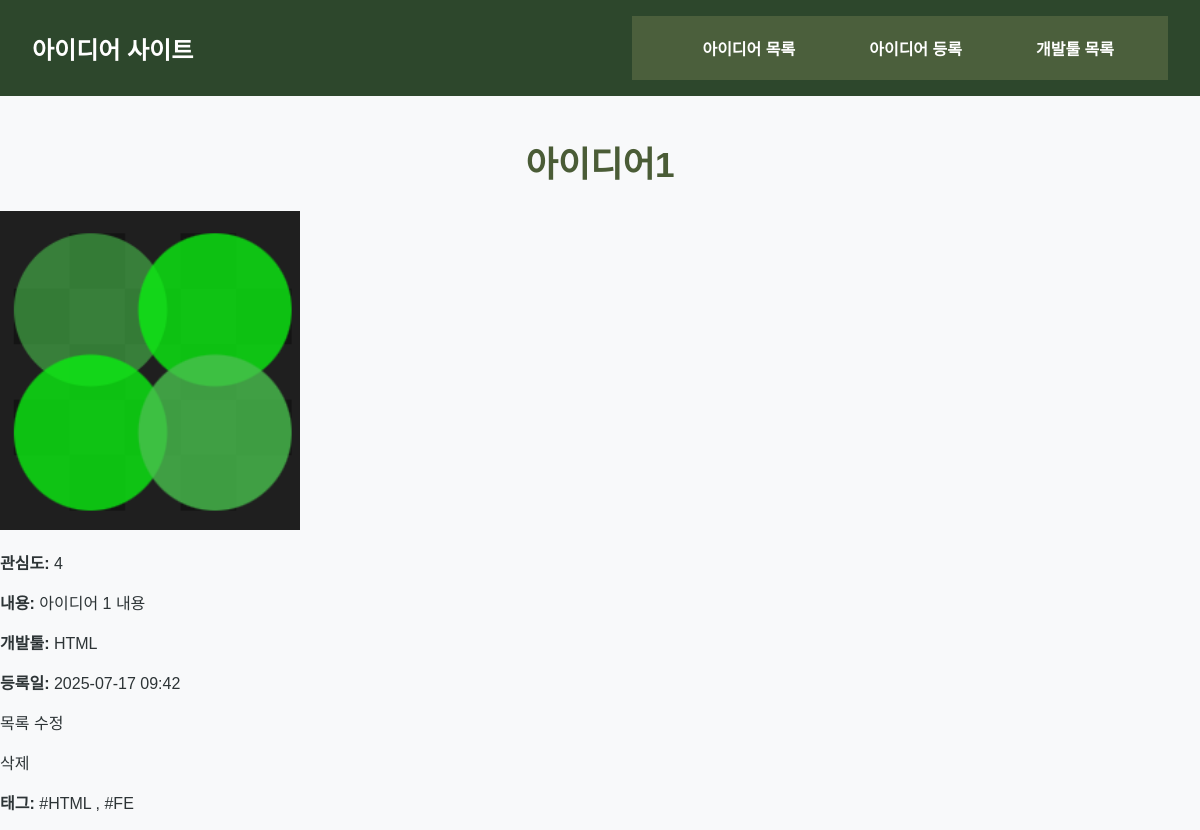
Page /2/ on the committed database.
### ideas/models.py (models this page shows, shortened)
class Idea(models.Model):
    title = models.CharField(max_length=200) #아이디어 제목
    image = models.ImageField(upload_to='idea_images/') #썸네일 이미지 저장 경로
    content = models.TextField() #아이디어 설명
    interest = models.PositiveIntegerField(default=0) #관심도 숫자
    devtool = models.ForeignKey(DevTool, on_delete=models.CASCADE, related_name='ideas')
    created_at = models.DateTimeField(auto_now_add=True)
    updated_at = models.DateTimeField(auto_now=True)
    tags = models.ManyToManyField(Tag, blank=True)

class DevTool(models.Model):
    name = models.CharField(max_length=100) #개발툴 이름
    kind = models.CharField(max_length=100) #개발툴 종류
    content = models.TextField() #개발툴 설명

class Tag(models.Model):
    name = models.CharField(max_length=20, unique=True)

### ideas/views.py (the view)
# urls.py: path('<int:idea_id>/', views.idea_detail, name='idea_detail'),
def idea_detail(request, idea_id):
    idea = get_object_or_404(Idea, id=idea_id)
    is_starred = False
    if request.user.is_authenticated:
        is_starred = IdeaStar.objects.filter(user=request.user, idea=idea).exists()
    return render(request, 'ideas/idea_detail.html', {
        'idea':idea,
        'is_starred': is_starred
    })

### ideas/templates/ideas/idea_detail.html (shortened to what this page needs)
{% extends 'ideas/base.html' %}
{% block content %}
<h1>{{ idea.title }}</h1>
<img src="{{ idea.image.url }}" width="300"><br>
<p><strong>관심도: </strong> {{ idea.interest }}</p>
<p><strong>내용: </strong> {{ idea.content }}</p>
<p><strong>개발툴:</strong>
    <a href="#">{{ idea.devtool.name }}</a>
</p>
<p><strong>등록일:</strong> {{ idea.created_at|date:"Y-m-d H:i" }}</p>
<p>
    <a href="{% url 'ideas:idea_list' %}">목록</a>
    <a href="{% url 'ideas:idea_update' idea.id %}">수정</a>
    <form method="POST" action="{% url 'ideas:idea_delete' idea.id %}" style="display: inline;">
        <a href="{% url 'ideas:idea_delete' idea.id %}">삭제</a>
    </form>
</p>
{% if idea.tags.all %}
<p>
    <strong>태그:</strong>
    {% for tag in idea.tags.all %}
        <a href="{% url 'ideas:idea_by_tag' tag.name %}">#{{ tag.name }}</a>
        {% if not forloop.last %}, {% endif %}
    {% endfor %}
</p>
{% endif %}
{% endblock %}

### ideas/static/ideas/css/style.css (style rules this page uses)
body { font-family: 'Noto Sans KR', sans-serif; background-color: #f3f5f7; margin: 0; padding: 0; color: #333; }
h1 { text-align: center; color: #4a5c36; margin-top: 40px; font-size: 2.2rem; font-weight: bold; }
body { margin: 0; padding: 0; font-family: 'Noto Sans KR', sans-serif; background-color: #f8f9fa; color: #2d3436; }
a { text-decoration: none; color: #2d3436; }

### rows in the picture
Idea: title "아이디어1", image (picture), interest "4", content "아이디어 1 내용", devtool.name "HTML", created_at "2025-07-17 09:42"
Tag: name "HTML"
Tag: name "FE"
